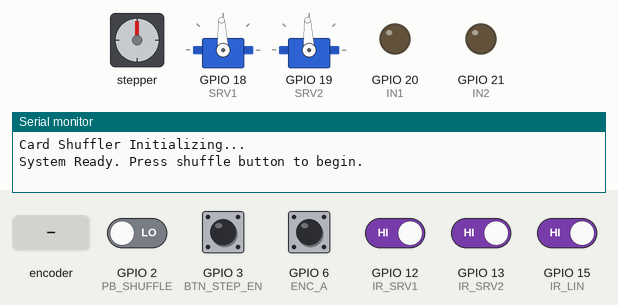
Recording of a sketch running on a simulated ESP32-S3. Parts: stepper motor, 2 × servo, output pins drawn as LEDs (lit = HIGH), the last lines printed to the serial monitor. Wiring (inferred from the names in the program): stepper motor driver (200 steps per turn assumed): step GPIO 5; direction GPIO 4; enable GPIO 1. Inputs (shaded band) come from the test bench; at power-on: GPIO 3 (BTN_STEP_EN), GPIO 6 (ENC_A), GPIO 12 (IR_SRV1), GPIO 13 (IR_SRV2), GPIO 15 (IR_LIN) HIGH, GPIO 2 (PB_SHUFFLE) LOW. Pins used as bus, display or sensor lines are not drawn.

Above: at 2.2 s.
2.3 s: GPIO 2 (PB_SHUFFLE) driven HIGH
3.8 s: GPIO 12 (IR_SRV1) driven LOW
At 4.8 s:
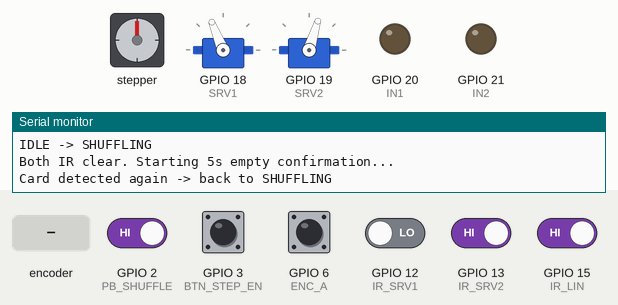
5.3 s: GPIO 3 (BTN_STEP_EN) pulled LOW for 0.15 s
6.9 s: rotary encoder on GPIO 6 (ENC_A) / GPIO 7 (ENC_B) turned 3 steps (first pin leading)
At 8.3 s:
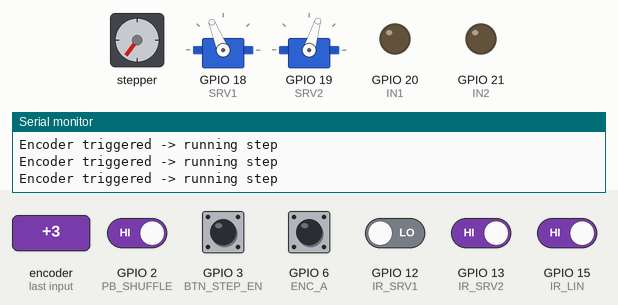
9.0 s: rotary encoder on GPIO 6 (ENC_A) / GPIO 7 (ENC_B) turned 1 step (first pin leading)
At 9.6 s:
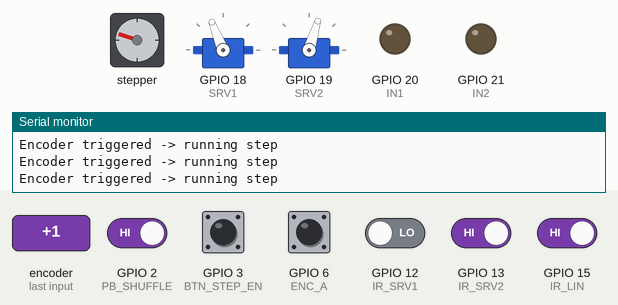
10.7 s: rotary encoder on GPIO 6 (ENC_A) / GPIO 7 (ENC_B) turned 1 step (first pin leading)
At 12.1 s:
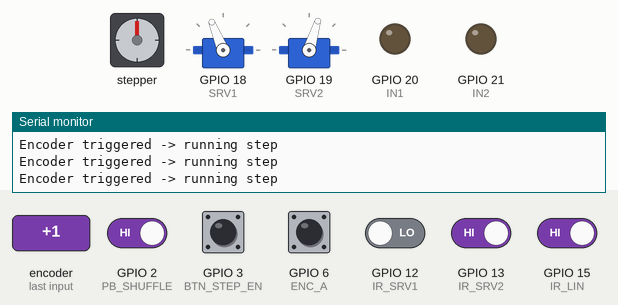
Timing chart, 0 to 13.4 s (numbered marks = the images above; inputs shaded):
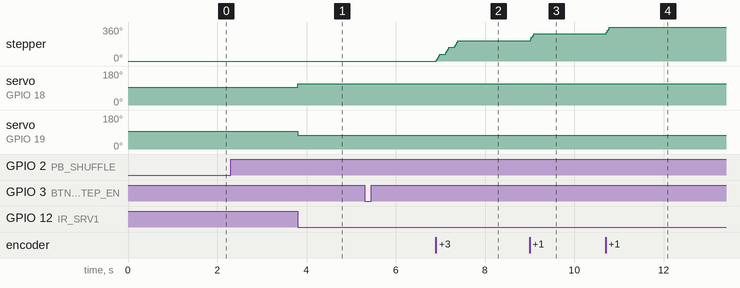

The sketch:

finalcodedemo.ino
```cpp
#include <ESP32Servo.h>

//PIN DEFINITIONS
// Inputs
const int PB_SHUFFLE   = 2;   // Start Shuffling Button
const int IR_SRV1      = 12;  // IR Forward Line
const int IR_SRV2      = 13;  // IR Reverse Line
const int IR_LIN       = 15;  // IR Linear Actuator Sensor

// Encoder & Stepper
const int BTN_STEP_EN  = 3;   // Encoder Enable Button
const int ENC_A        = 6;
const int ENC_B        = 7;
const int STEP_PIN     = 5;
const int DIR_PIN      = 4;
const int EN_PIN       = 1;   // Stepper Enable (LOW = on, HIGH = off)

// Outputs
const int SRV1         = 18;
const int SRV2         = 19;
const int IN1          = 20;  // Linear Actuator (pos)
const int IN2          = 21;  // Linear Actuator (neg)

// Calibrate
const int STEPS_FOR_FULL_ROTATION = 20; // Adjust for microstepping

// timing adjust
const unsigned long CARD_EMPTY_WAIT = 5000; // 5s wait after cards gone before stopping servos

// --- STATE MACHINE ---
enum SystemState {
  IDLE,
  SHUFFLING,
  WAITING_CARDS_EMPTY,
  ACTUATING_OUT,
  ACTUATING_IN
};
SystemState currentState = IDLE;

// vars
Servo myServo1;
Servo myServo2;

volatile bool encoderTriggered = false;
bool controlMode      = false;
bool trayextDN        = false;
bool lastStepBtnState = HIGH;

unsigned long cardEmptyStartTime = 0;

//INTERRUPT
void IRAM_ATTR readEncoder() {
  encoderTriggered = true;
}

//
void setup() {
  Serial.begin(115200);
  delay(1000);
  Serial.println("Card Shuffler Initializing...");

  pinMode(PB_SHUFFLE,   INPUT);
  pinMode(BTN_STEP_EN,  INPUT_PULLUP);
  pinMode(IR_LIN,       INPUT);
  pinMode(IR_SRV1,      INPUT);
  pinMode(IR_SRV2,      INPUT);
  pinMode(IN1,          OUTPUT);
  pinMode(IN2,          OUTPUT);
  pinMode(STEP_PIN,     OUTPUT);
  pinMode(DIR_PIN,      OUTPUT);
  pinMode(EN_PIN,       OUTPUT);
  pinMode(ENC_A,        INPUT_PULLUP);
  pinMode(ENC_B,        INPUT_PULLUP);

  digitalWrite(EN_PIN, HIGH); // Stepper OFF at start
  digitalWrite(IN1,    LOW);  // Actuator stopped
  digitalWrite(IN2,    LOW);

  myServo1.attach(SRV1);
  myServo2.attach(SRV2);
  myServo1.writeMicroseconds(1500);
  myServo2.writeMicroseconds(1500);

  attachInterrupt(digitalPinToInterrupt(ENC_A), readEncoder, CHANGE);

  Serial.println("System Ready. Press shuffle button to begin.");
}

// main
void loop() {
  int PBstate   = digitalRead(PB_SHUFFLE);
  int LINstate  = digitalRead(IR_LIN);
  int SRV1state = digitalRead(IR_SRV1);
  int SRV2state = digitalRead(IR_SRV2);


  // ENCODER / STEPPER — runs in every state, always available

  bool currentStepBtn = digitalRead(BTN_STEP_EN);
  if (lastStepBtnState == HIGH && currentStepBtn == LOW) {
    controlMode = !controlMode;
    digitalWrite(EN_PIN, controlMode ? LOW : HIGH);
    Serial.print("Stepper: "); Serial.println(controlMode ? "ON" : "OFF");
    delay(50); // debounce
  }
  lastStepBtnState = currentStepBtn;

  if (controlMode && encoderTriggered) {
    Serial.println("Encoder triggered -> running step");
    runFullRotation();
    encoderTriggered = false;
  } else if (!controlMode) {
    encoderTriggered = false;
  }


  //STATE 0: IDLE
  if (currentState == IDLE) {
    if (PBstate == HIGH) {
      Serial.println("IDLE -> SHUFFLING");
      currentState = SHUFFLING;
    }
  }

  //STATE 1: SHUFFLING
  else if (currentState == SHUFFLING) {
    if (SRV1state == LOW || SRV2state == LOW) {
      myServo1.writeMicroseconds(1700);
      myServo2.writeMicroseconds(1300);
    } else {
      Serial.println("Both IR clear. Starting 5s empty confirmation...");
      cardEmptyStartTime = millis();
      currentState = WAITING_CARDS_EMPTY;
    }
  }

  //STATE 2: WAITING FOR CARDS EMPTY CONFIRMATION (5 seconds)
  else if (currentState == WAITING_CARDS_EMPTY) {
    if (SRV1state == LOW || SRV2state == LOW) {
      Serial.println("Card detected again -> back to SHUFFLING");
      currentState = SHUFFLING;
    } else if (millis() - cardEmptyStartTime >= CARD_EMPTY_WAIT) {
      myServo1.writeMicroseconds(1500);
      myServo2.writeMicroseconds(1500);
      Serial.println("Shuffling done -> ACTUATING OUT");
      digitalWrite(EN_PIN, HIGH); // Force stepper off when moving to actuator

      delay(8000);
      currentState = ACTUATING_OUT;
    }
  }

  //STATE 3: ACTUATING OUT
  else if (currentState == ACTUATING_OUT) {
    if (LINstate == LOW && !trayextDN) {
      delay(250);
      extendActuator();
      Serial.println("Actuator extended. Waiting for tray retrieval...");
    } else if (trayextDN && LINstate == HIGH) {
      Serial.println("Tray empty. Waiting 1s then retracting...");
      delay(1000);
      currentState = ACTUATING_IN;
    } else if (LINstate == HIGH && !trayextDN) {
      Serial.println("No cards in collection tray. Skipping actuator.");
      currentState = ACTUATING_IN;
    }
  }

  //STATE 4: ACTUATING IN / RESET
  else if (currentState == ACTUATING_IN) {
    retractActuator();
    trayextDN = false;
    Serial.println("RESET COMPLETE -> IDLE");
    currentState = IDLE;
  }
}


void runFullRotation() {
  digitalWrite(DIR_PIN, HIGH);
  for (int i = 0; i < STEPS_FOR_FULL_ROTATION; i++) {
    digitalWrite(STEP_PIN, HIGH);
    delayMicroseconds(1000);
    digitalWrite(STEP_PIN, LOW);
    delayMicroseconds(1000);
  }
}

void extendActuator() {
  digitalWrite(IN1, HIGH);
  digitalWrite(IN2, LOW);
  trayextDN = true;
}

void retractActuator() {
  digitalWrite(IN1, LOW);
  digitalWrite(IN2, HIGH);
}

void stopActuator() {
  digitalWrite(IN1, LOW);
  digitalWrite(IN2, LOW);
}
```

Measured:
- after the input at 3.8 s, servo on GPIO 18 (SRV1): 93° → 112° at once; servo on GPIO 19 (SRV2): 93° → 73° at once
- after the input at 6.9 s, stepper: turns 216° clockwise in 0.49 s, starting at once
- after the input at 9.0 s, stepper: turns 72° clockwise, starting at once
- after the input at 10.7 s, stepper: turns 72° clockwise, starting at once
